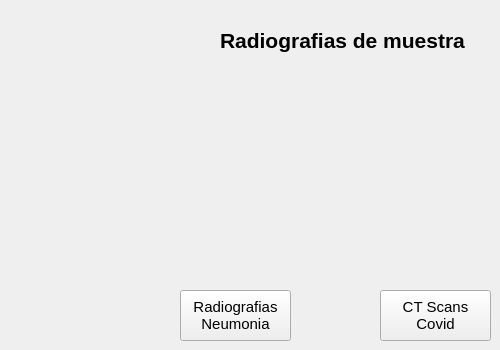
    <widget class="QWidget" name="tab_6">
     <attribute name="title">
      <string>radiografias de muestra</string>
     </attribute>
     <widget class="QLabel" name="label_33">
      <property name="geometry">
       <rect>
        <x>210</x>
        <y>80</y>
        <width>261</width>
        <height>181</height>
       </rect>
      </property>
      <property name="styleSheet">
       <string notr="true">image: url(:/iconos/pulmones15.png);</string>
      </property>
      <property name="text">
       <string/>
      </property>
     </widget>
     <widget class="QLabel" name="label_34">
      <property name="geometry">
       <rect>
        <x>220</x>
        <y>20</y>
        <width>251</width>
        <height>41</height>
       </rect>
      </property>
      <property name="font">
       <font>
        <family>Segoe UI</family>
        <pointsize>16</pointsize>
        <weight>75</weight>
        <bold>true</bold>
       </font>
      </property>
      <property name="styleSheet">
       <string notr="true"/>
      </property>
      <property name="text">
       <string>Radiografias de muestra</string>
      </property>
     </widget>
     <widget class="QPushButton" name="btn_radiografias">
      <property name="geometry">
       <rect>
        <x>180</x>
        <y>290</y>
        <width>111</width>
        <height>51</height>
       </rect>
      </property>
      <property name="font">
       <font>
        <family>Segoe UI</family>
        <pointsize>11</pointsize>
       </font>
      </property>
      <property name="styleSheet">
       <string notr="true"/>
      </property>
      <property name="text">
       <string>Radiografias
Neumonia</string>
      </property>
     </widget>
     <widget class="QPushButton" name="btn_scans">
      <property name="geometry">
       <rect>
        <x>380</x>
        <y>290</y>
        <width>111</width>
        <height>51</height>
       </rect>
      </property>
      <property name="font">
       <font>
        <family>Segoe UI</family>
        <pointsize>11</pointsize>
       </font>
      </property>
      <property name="styleSheet">
       <string notr="true"/>
      </property>
      <property name="text">
       <string>CT Scans
Covid</string>
      </property>
     </widget>
    </widget>
